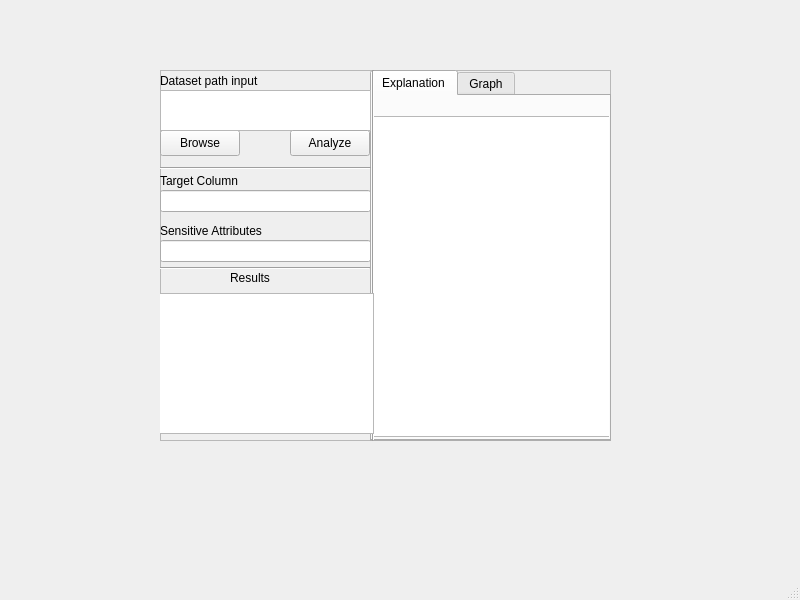
<?xml version="1.0" encoding="UTF-8"?>
<ui version="4.0">
 <class>MainWindow</class>
 <widget class="QMainWindow" name="MainWindow">
  <property name="geometry">
   <rect>
    <x>0</x>
    <y>0</y>
    <width>800</width>
    <height>600</height>
   </rect>
  </property>
  <property name="windowTitle">
   <string>MainWindow</string>
  </property>
  <widget class="QWidget" name="centralwidget">
   <widget class="QFrame" name="frame">
    <property name="geometry">
     <rect>
      <x>160</x>
      <y>70</y>
      <width>451</width>
      <height>371</height>
     </rect>
    </property>
    <property name="frameShape">
     <enum>QFrame::StyledPanel</enum>
    </property>
    <property name="frameShadow">
     <enum>QFrame::Raised</enum>
    </property>
    <widget class="Line" name="line">
     <property name="geometry">
      <rect>
       <x>203</x>
       <y>0</y>
       <width>20</width>
       <height>371</height>
      </rect>
     </property>
     <property name="orientation">
      <enum>Qt::Vertical</enum>
     </property>
    </widget>
    <widget class="QPushButton" name="browse_button">
     <property name="geometry">
      <rect>
       <x>0</x>
       <y>60</y>
       <width>80</width>
       <height>26</height>
      </rect>
     </property>
     <property name="text">
      <string>Browse</string>
     </property>
    </widget>
    <widget class="QTabWidget" name="tabWidget">
     <property name="geometry">
      <rect>
       <x>210</x>
       <y>0</y>
       <width>241</width>
       <height>371</height>
      </rect>
     </property>
     <property name="currentIndex">
      <number>0</number>
     </property>
     <property name="tabsClosable">
      <bool>false</bool>
     </property>
     <widget class="QWidget" name="tab">
      <attribute name="title">
       <string>Explanation</string>
      </attribute>
      <widget class="QPlainTextEdit" name="explanation_textEdit">
       <property name="geometry">
        <rect>
         <x>0</x>
         <y>20</y>
         <width>241</width>
         <height>321</height>
        </rect>
       </property>
      </widget>
     </widget>
     <widget class="QWidget" name="tab_2">
      <attribute name="title">
       <string>Graph</string>
      </attribute>
     </widget>
    </widget>
    <widget class="QTextEdit" name="datasetpath_textEdit">
     <property name="geometry">
      <rect>
       <x>0</x>
       <y>20</y>
       <width>211</width>
       <height>41</height>
      </rect>
     </property>
    </widget>
    <widget class="QLabel" name="dataset_path_label">
     <property name="geometry">
      <rect>
       <x>0</x>
       <y>0</y>
       <width>211</width>
       <height>21</height>
      </rect>
     </property>
     <property name="text">
      <string>Dataset path input</string>
     </property>
    </widget>
    <widget class="Line" name="line_2">
     <property name="geometry">
      <rect>
       <x>0</x>
       <y>90</y>
       <width>211</width>
       <height>16</height>
      </rect>
     </property>
     <property name="orientation">
      <enum>Qt::Horizontal</enum>
     </property>
    </widget>
    <widget class="QLabel" name="results_label">
     <property name="geometry">
      <rect>
       <x>70</x>
       <y>200</y>
       <width>58</width>
       <height>16</height>
      </rect>
     </property>
     <property name="text">
      <string>Results</string>
     </property>
    </widget>
    <widget class="QPushButton" name="analyze_button">
     <property name="geometry">
      <rect>
       <x>130</x>
       <y>60</y>
       <width>80</width>
       <height>26</height>
      </rect>
     </property>
     <property name="text">
      <string>Analyze</string>
     </property>
    </widget>
    <widget class="QPlainTextEdit" name="plainTextEdit">
     <property name="geometry">
      <rect>
       <x>-7</x>
       <y>223</y>
       <width>221</width>
       <height>141</height>
      </rect>
     </property>
    </widget>
    <widget class="Line" name="line_3">
     <property name="geometry">
      <rect>
       <x>0</x>
       <y>190</y>
       <width>210</width>
       <height>16</height>
      </rect>
     </property>
     <property name="orientation">
      <enum>Qt::Horizontal</enum>
     </property>
    </widget>
    <widget class="QLabel" name="dataset_path_label_2">
     <property name="geometry">
      <rect>
       <x>0</x>
       <y>100</y>
       <width>211</width>
       <height>21</height>
      </rect>
     </property>
     <property name="text">
      <string>Target Column</string>
     </property>
    </widget>
    <widget class="QLineEdit" name="targetColumnLineEdit">
     <property name="geometry">
      <rect>
       <x>0</x>
       <y>120</y>
       <width>211</width>
       <height>22</height>
      </rect>
     </property>
     <property name="toolTip">
      <string>Enter the name of the column from your dataset you want to analyze</string>
     </property>
    </widget>
    <widget class="QLineEdit" name="sensitiveAttributesLineEdit">
     <property name="geometry">
      <rect>
       <x>0</x>
       <y>170</y>
       <width>211</width>
       <height>22</height>
      </rect>
     </property>
     <property name="toolTip">
      <string>Enter attributes that might lead to biased decisions or outcomes</string>
     </property>
    </widget>
    <widget class="QLabel" name="dataset_path_label_3">
     <property name="geometry">
      <rect>
       <x>0</x>
       <y>150</y>
       <width>211</width>
       <height>21</height>
      </rect>
     </property>
     <property name="text">
      <string>Sensitive Attributes</string>
     </property>
    </widget>
    <zorder>tabWidget</zorder>
    <zorder>line</zorder>
    <zorder>browse_button</zorder>
    <zorder>datasetpath_textEdit</zorder>
    <zorder>dataset_path_label</zorder>
    <zorder>line_2</zorder>
    <zorder>results_label</zorder>
    <zorder>analyze_button</zorder>
    <zorder>plainTextEdit</zorder>
    <zorder>line_3</zorder>
    <zorder>dataset_path_label_2</zorder>
    <zorder>targetColumnLineEdit</zorder>
    <zorder>sensitiveAttributesLineEdit</zorder>
    <zorder>dataset_path_label_3</zorder>
   </widget>
  </widget>
  <widget class="QMenuBar" name="menubar">
   <property name="geometry">
    <rect>
     <x>0</x>
     <y>0</y>
     <width>800</width>
     <height>21</height>
    </rect>
   </property>
  </widget>
  <widget class="QStatusBar" name="statusbar"/>
 </widget>
 <resources/>
 <connections/>
</ui>
